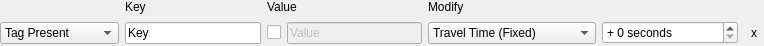
<?xml version="1.0" encoding="UTF-8"?>
<ui version="4.0">
 <class>WayModificatorWidget</class>
 <widget class="QFrame" name="WayModificatorWidget">
  <property name="geometry">
   <rect>
    <x>0</x>
    <y>0</y>
    <width>764</width>
    <height>46</height>
   </rect>
  </property>
  <property name="sizePolicy">
   <sizepolicy hsizetype="Preferred" vsizetype="Maximum">
    <horstretch>0</horstretch>
    <verstretch>0</verstretch>
   </sizepolicy>
  </property>
  <property name="windowTitle">
   <string>Form</string>
  </property>
  <layout class="QGridLayout" name="gridLayout">
   <property name="margin">
    <number>0</number>
   </property>
   <item row="0" column="1">
    <widget class="QLabel" name="label">
     <property name="text">
      <string>Key</string>
     </property>
    </widget>
   </item>
   <item row="1" column="0">
    <widget class="QComboBox" name="type">
     <item>
      <property name="text">
       <string>Tag Present</string>
      </property>
     </item>
     <item>
      <property name="text">
       <string>Tag Not Present</string>
      </property>
     </item>
    </widget>
   </item>
   <item row="1" column="1">
    <widget class="QLineEdit" name="key">
     <property name="text">
      <string>Key</string>
     </property>
    </widget>
   </item>
   <item row="1" column="3">
    <widget class="QLineEdit" name="value">
     <property name="enabled">
      <bool>false</bool>
     </property>
     <property name="text">
      <string>Value</string>
     </property>
    </widget>
   </item>
   <item row="1" column="4">
    <widget class="QComboBox" name="action">
     <item>
      <property name="text">
       <string>Travel Time (Fixed)</string>
      </property>
     </item>
     <item>
      <property name="text">
       <string>Travel Time (Percentage)</string>
      </property>
     </item>
     <item>
      <property name="text">
       <string>Access</string>
      </property>
     </item>
     <item>
      <property name="text">
       <string>Oneway</string>
      </property>
     </item>
    </widget>
   </item>
   <item row="1" column="6">
    <widget class="QToolButton" name="delete_2">
     <property name="text">
      <string>x</string>
     </property>
     <property name="autoRaise">
      <bool>true</bool>
     </property>
    </widget>
   </item>
   <item row="1" column="2">
    <widget class="QCheckBox" name="useValue">
     <property name="text">
      <string/>
     </property>
    </widget>
   </item>
   <item row="0" column="2" colspan="2">
    <widget class="QLabel" name="label_2">
     <property name="text">
      <string>Value</string>
     </property>
    </widget>
   </item>
   <item row="1" column="5">
    <widget class="QStackedWidget" name="stackedWidget">
     <property name="currentIndex">
      <number>0</number>
     </property>
     <widget class="QWidget" name="page">
      <property name="sizePolicy">
       <sizepolicy hsizetype="Preferred" vsizetype="Maximum">
        <horstretch>0</horstretch>
        <verstretch>0</verstretch>
       </sizepolicy>
      </property>
      <layout class="QVBoxLayout" name="verticalLayout_2">
       <property name="spacing">
        <number>0</number>
       </property>
       <property name="margin">
        <number>0</number>
       </property>
       <item>
        <widget class="QSpinBox" name="fixed">
         <property name="suffix">
          <string> seconds</string>
         </property>
         <property name="prefix">
          <string>+ </string>
         </property>
         <property name="maximum">
          <number>60</number>
         </property>
        </widget>
       </item>
      </layout>
     </widget>
     <widget class="QWidget" name="page_3">
      <property name="sizePolicy">
       <sizepolicy hsizetype="Preferred" vsizetype="Maximum">
        <horstretch>0</horstretch>
        <verstretch>0</verstretch>
       </sizepolicy>
      </property>
      <layout class="QVBoxLayout" name="verticalLayout_3">
       <property name="spacing">
        <number>0</number>
       </property>
       <property name="margin">
        <number>0</number>
       </property>
       <item>
        <widget class="QSpinBox" name="percentage">
         <property name="suffix">
          <string> %</string>
         </property>
         <property name="prefix">
          <string>+ </string>
         </property>
         <property name="minimum">
          <number>-99</number>
         </property>
         <property name="maximum">
          <number>1000</number>
         </property>
        </widget>
       </item>
      </layout>
     </widget>
     <widget class="QWidget" name="page_2">
      <property name="sizePolicy">
       <sizepolicy hsizetype="Preferred" vsizetype="Maximum">
        <horstretch>0</horstretch>
        <verstretch>0</verstretch>
       </sizepolicy>
      </property>
      <layout class="QVBoxLayout" name="verticalLayout_5">
       <property name="spacing">
        <number>0</number>
       </property>
       <property name="margin">
        <number>0</number>
       </property>
       <item>
        <widget class="QCheckBox" name="access">
         <property name="text">
          <string>access</string>
         </property>
        </widget>
       </item>
      </layout>
     </widget>
     <widget class="QWidget" name="page_4">
      <property name="sizePolicy">
       <sizepolicy hsizetype="Preferred" vsizetype="Maximum">
        <horstretch>0</horstretch>
        <verstretch>0</verstretch>
       </sizepolicy>
      </property>
      <layout class="QVBoxLayout" name="verticalLayout_4">
       <property name="spacing">
        <number>0</number>
       </property>
       <property name="margin">
        <number>0</number>
       </property>
       <item>
        <widget class="QCheckBox" name="oneway">
         <property name="text">
          <string>oneway</string>
         </property>
        </widget>
       </item>
      </layout>
     </widget>
    </widget>
   </item>
   <item row="0" column="4">
    <widget class="QLabel" name="label_3">
     <property name="text">
      <string>Modify</string>
     </property>
    </widget>
   </item>
  </layout>
 </widget>
 <resources/>
 <connections>
  <connection>
   <sender>delete_2</sender>
   <signal>clicked()</signal>
   <receiver>WayModificatorWidget</receiver>
   <slot>deleteLater()</slot>
   <hints>
    <hint type="sourcelabel">
     <x>831</x>
     <y>62</y>
    </hint>
    <hint type="destinationlabel">
     <x>824</x>
     <y>45</y>
    </hint>
   </hints>
  </connection>
  <connection>
   <sender>useValue</sender>
   <signal>toggled(bool)</signal>
   <receiver>value</receiver>
   <slot>setEnabled(bool)</slot>
   <hints>
    <hint type="sourcelabel">
     <x>296</x>
     <y>60</y>
    </hint>
    <hint type="destinationlabel">
     <x>431</x>
     <y>63</y>
    </hint>
   </hints>
  </connection>
  <connection>
   <sender>action</sender>
   <signal>currentIndexChanged(int)</signal>
   <receiver>stackedWidget</receiver>
   <slot>setCurrentIndex(int)</slot>
   <hints>
    <hint type="sourcelabel">
     <x>632</x>
     <y>51</y>
    </hint>
    <hint type="destinationlabel">
     <x>671</x>
     <y>49</y>
    </hint>
   </hints>
  </connection>
 </connections>
</ui>
